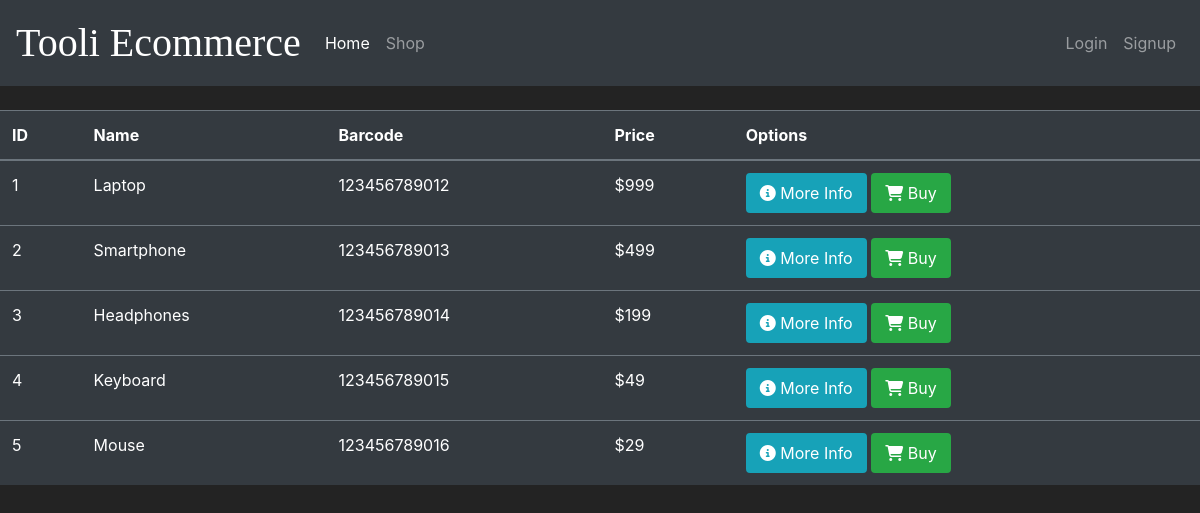
/shop (signed in), run on the app's committed database.
### market/models.py (models this page shows, shortened)
class Item(db.Model):
    id = db.Column(db.Integer(), primary_key=True)
    name = db.Column(db.String(length=20), nullable=False, unique=True)
    price = db.Column(db.Integer(), nullable=False)
    barcode = db.Column(db.String(length=12), nullable=False, unique=True)
    description = db.Column(db.String(length=500), nullable=False, unique=True)
    owner = db.Column(db.Integer(), db.ForeignKey('user.id'))

### market/routes.py (the view)
@app.route('/shop')
@login_required
def shop_page():
    items = Item.query.all()
    return render_template('market.html', items=items)

### market/__init__.py (called while the page is built)
@login_manager.user_loader
def load_user(user_id):
    from market.models import User  # Import here to avoid circular import
    return User.query.get(int(user_id))

### market/templates/market.html (shortened to what this page needs)
{% extends 'base.html' %}
{% block content %}
<table class="table table-hover table-dark mt-4 animate__animated animate__fadeIn">
  <thead>
    <tr>
      <th scope="col">ID</th>
      <th scope="col">Name</th>
      <th scope="col">Barcode</th>
      <th scope="col">Price</th>
      <th scope="col">Options</th>
    </tr>
  </thead>
  <tbody>
    {% for item in items %}
      <tr>
        <td>{{ item.id }}</td>
        <td>{{ item.name }}</td>
        <td>{{ item.barcode }}</td>
        <td>${{ item.price }}</td>
        <td>
          <button class="btn btn-outline btn-info animate__animated animate__fadeInLeft"><i class="fas fa-info-circle"></i> More Info</button>
          <button class="btn btn-outline btn-success animate__animated animate__fadeInRight"><i class="fas fa-shopping-cart"></i> Buy</button>
        </td>
      </tr>
    {% endfor %}
  </tbody>
</table>
{% endblock %}

### market/templates/base.html (shortened to what this page needs)
<!doctype html>
<html lang="en">
   <head>
      <link rel="stylesheet" href="https://cdn.jsdelivr.net/npm/bootstrap@4.5.3/dist/css/bootstrap.min.css">
      <link rel="stylesheet" href="https://cdnjs.cloudflare.com/ajax/libs/font-awesome/5.15.3/css/all.min.css">
      <link rel="stylesheet" href="https://cdnjs.cloudflare.com/ajax/libs/animate.css/4.1.1/animate.min.css"/>
      <link rel="stylesheet" href="{{ url_for('static', filename='styles.css') }}">
   </head>
   <body>
      <nav class="navbar navbar-expand-md navbar-dark bg-dark">
        <a class="navbar-brand" href="#">Tooli Ecommerce</a>
        <div class="collapse navbar-collapse" id="navbarNav">
          <ul class="navbar-nav mr-auto">
            <li class="nav-item active">
              <a class="nav-link" href="{{ url_for('home_page') }}">Home <span class="sr-only">(current)</span></a>
            </li>
            <li class="nav-item">
              <a class="nav-link" href="{{ url_for('shop_page') }}">Shop</a>
            </li>
          </ul>
          <ul class="navbar-nav">
            <li class="nav-item">
              <a class="nav-link" href="{{ url_for('login_page') }}">Login</a>
            </li>
            <li class="nav-item">
              <a class="nav-link" href="{{ url_for('register_page') }}">Signup</a>
            </li>
          </ul>
        </div>
      </nav>
      {% block content %}{% endblock %}
   </body>
</html>

### market/static/styles.css (style rules this page uses)
body { background-color: #232323; color: #ffffff; overflow-x: hidden; }
.navbar-brand { font-family: 'Brush Script MT', cursive; font-size: 2.5rem; animation: fadeInDown 1s; }
.btn-outline { border-width: 2px; transition: transform 0.3s ease; }
.table-dark th, .table-dark td, .table-dark thead th { border-color: #6c757d; }

### data on the page
Item: id "1", name "Laptop", barcode "123456789012", price "999"
Item: id "2", name "Smartphone", barcode "123456789013", price "499"
Item: id "3", name "Headphones", barcode "123456789014", price "199"
Item: id "4", name "Keyboard", barcode "123456789015", price "49"
Item: id "5", name "Mouse", barcode "123456789016", price "29"
